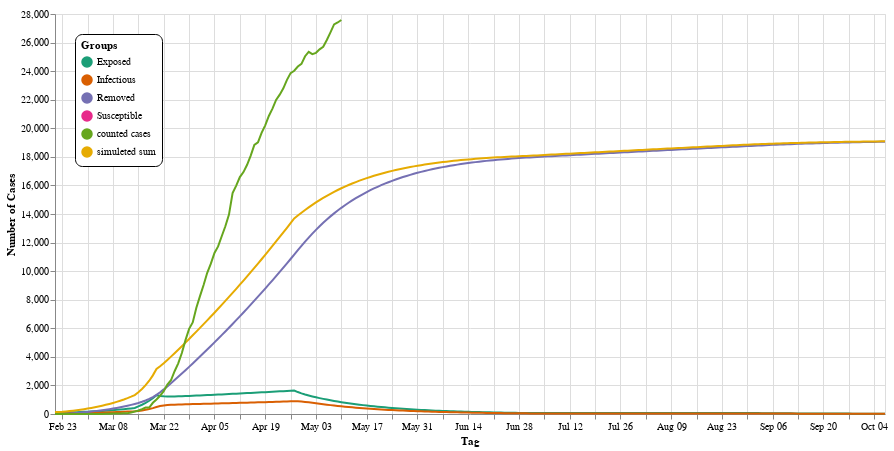

Notebook cell for this chart:
### Markdown cell above
For an interesting variant of the simulation, just set $ R_ {0} $ to values that were not calculated by `curve_fit ()`. For example, after the intervention days, values for $ R_ {0} $ that are less than 1 ensure that the peak is over on this day. For example, very small $ R_ {0} $ would provide accurate tracking and isolation of the infected. The following diagram is purely hypothetical because of the invented values:

### Code cell
# Day of the removal of the contact block
it4 = dt.datetime(year=2020, month=7, day=1)

# Expected number of reproductions after removal of the contact block
r4 = 0.99


# Day of lifting of exit restrictions
it5 = dt.datetime(year=2020, month=9, day=1)
# Expected number of reproductions after removal of the contact block
r5 = 0.75


# Number of days the simulation calculates in the future
prediction_days=150

# Highest value in the diagram (so that the y-axis does not compress the interesting values too much)
max_val=800000

chart = plot(prediction(prediction_days=prediction_days, max_val=max_val, r4=r4, r5=r5, it4=it4, it5=it5))
chart

### Figure 1 — Vega-Lite specification as saved in the notebook (floating-point values rounded to 4 significant figures; data arrays with more than 128 entries replaced by an {"elided": "..."} marker saying what was removed)
{"config": {"view": {"continuousWidth": 400, "continuousHeight": 300}}, "layer": [{"mark": {"type": "line", "point": false}, "encoding": {"color": {"type": "nominal", "field": "Type", "legend": {"cornerRadius": 7, "fillColor": "white", "legendX": 20, "legendY": 20, "orient": "none", "padding": 6, "strokeColor": "black", "title": "Groups"}, "scale": {"scheme": "dark2"}}, "x": {"type": "temporal", "field": "Tag", "title": "Tag"}, "y": {"type": "quantitative", "field": "Number of cases", "title": "Number of Cases"}}}, {"mark": "point", "encoding": {"opacity": {"value": 0}, "x": {"type": "temporal", "field": "Tag", "title": "Tag"}}, "selection": {"selector006": {"type": "single", "nearest": true, "on": "mouseover", "fields": ["Tag"], "empty": "none"}}}, {"mark": "point", "encoding": {"color": {"type": "nominal", "field": "Type", "legend": {"cornerRadius": 7, "fillColor": "white", "legendX": 20, "legendY": 20, "orient": "none", "padding": 6, "strokeColor": "black", "title": "Groups"}, "scale": {"scheme": "dark2"}}, "opacity": {"condition": {"value": 1, "selection": "selector006"}, "value": 0}, "x": {"type": "temporal", "field": "Tag", "title": "Tag"}, "y": {"type": "quantitative", "field": "Number of cases", "title": "Number of Cases"}}}, {"mark": {"type": "rule", "color": "gray"}, "encoding": {"x": {"type": "temporal", "field": "Tag", "title": "Tag"}}, "transform": [{"filter": {"selection": "selector006"}}]}, {"mark": {"type": "text", "align": "left", "dx": 4, "dy": -8}, "encoding": {"color": {"type": "nominal", "field": "Type", "legend": {"cornerRadius": 7, "fillColor": "white", "legendX": 20, "legendY": 20, "orient": "none", "padding": 6, "strokeColor": "black", "title": "Groups"}, "scale": {"scheme": "dark2"}}, "text": {"condition": {"type": "quantitative", "field": "Number of cases", "selection": "selector006"}, "value": " "}, "x": {"type": "temporal", "field": "Tag", "title": "Tag"}, "y": {"type": "quantitative", "field": "Number of cases", "title": "Number of Cases"}}}, {"mark": {"type": "text", "align": "left", "dx": 4, "dy": -8}, "encoding": {"color": {"value": "gray"}, "text": {"condition": {"type": "temporal", "field": "Tag", "selection": "selector006"}, "value": " "}, "x": {"type": "temporal", "field": "Tag", "title": "Tag"}, "y": {"value": 16}}, "transform": [{"filter": {"selection": "selector006"}}]}], "data": {"name": "data-e7aac397ea02dc6ad4d746d75cff9d54"}, "height": 400, "width": 830, "$schema": "https://vega.github.io/schema/vega-lite/v4.8.1.json", "datasets": {"data-e7aac397ea02dc6ad4d746d75cff9d54": {"elided": "1230 records"}}}
